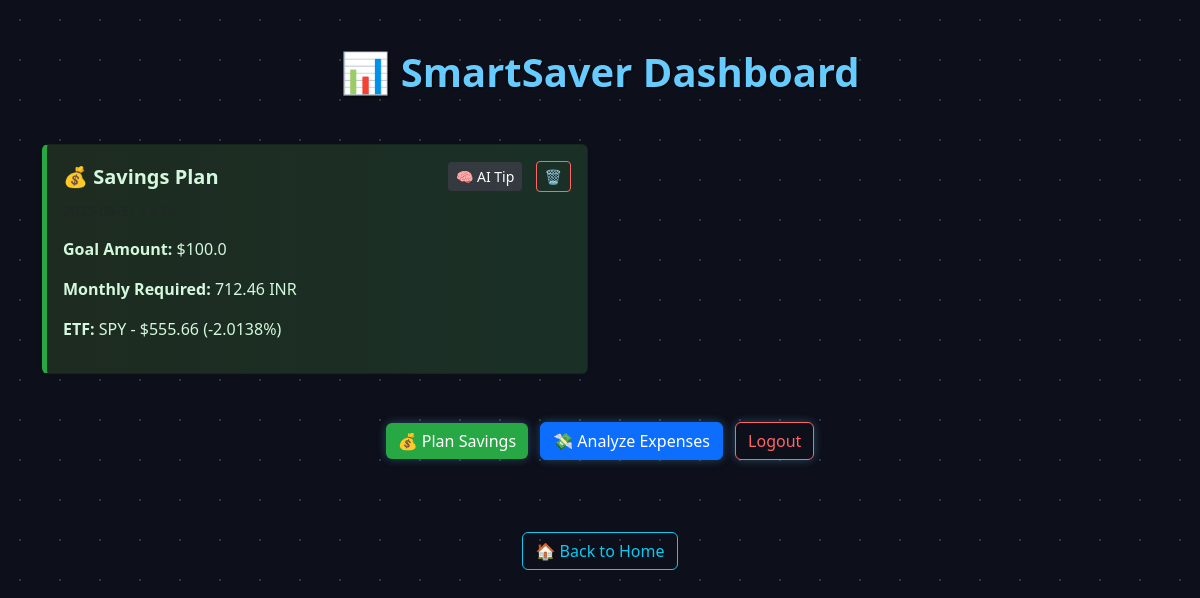
The page /dashboard/ (signed in) on the database its author committed.
### expenses/models.py (models this page shows, shortened)
class SavingsPlan(models.Model):
    user = models.ForeignKey(User, on_delete=models.CASCADE)
    goal_amount = models.FloatField()
    current_savings = models.FloatField()
    goal_date = models.DateField()
    monthly_savings_required = models.FloatField()
    converted_currency = models.CharField(max_length=10, default='USD')
    monthly_savings_converted = models.FloatField(null=True, blank=True)
    etf_symbol = models.CharField(max_length=20, blank=True)
    etf_price = models.FloatField(null=True, blank=True)
    etf_change = models.FloatField(null=True, blank=True)
    email_status = models.CharField(max_length=100, blank=True)
    created_at = models.DateTimeField(auto_now_add=True)

### expenses/views.py (the view)
# urls.py: path('dashboard/', user_dashboard_view, name='dashboard'),
@login_required
def user_dashboard_view(request):
    savings = SavingsPlan.objects.filter(user=request.user).order_by("-created_at")
    expenses = ExpenseAnalysis.objects.filter(user=request.user).order_by("-created_at")
    return render(request, "dashboard.html", {"savings": savings, "expenses": expenses})

### expenses/templates/dashboard.html (shortened to what this page needs)
<!DOCTYPE html>
<html lang="en">
<head>
  <link href="https://cdn.jsdelivr.net/npm/bootstrap@5.3.0/dist/css/bootstrap.min.css" rel="stylesheet">
  <link href="/static/css/savings_goal.css" rel="stylesheet">
  <link href="https://cdnjs.cloudflare.com/ajax/libs/animate.css/4.1.1/animate.min.css" rel="stylesheet">
</head>
<body class="dark-body">
  <div class="container py-5">
    <div class="mb-5 text-center">
      <h1 class="dashboard-heading animate__animated animate__fadeInDown">📊 SmartSaver Dashboard</h1>
    </div>
    {% if savings or expenses %}
      <div class="row row-cols-1 row-cols-md-2 g-4">
        {% for entry in savings %}
          <div class="col animate__animated animate__fadeInLeft">
            <div class="card shadow-sm card-type-savings">
              <div class="card-body">
                <h5 class="card-title">
                  💰 Savings Plan
                  <form action="{% url 'delete_entry' %}" method="post" style="display:inline;">
                    <a href="{% url 'generate_ai_tip_entry' %}" class="btn btn-sm btn-secondary me-2">🧠 AI Tip</a>
                    <button type="submit" class="btn btn-sm btn-outline-danger">🗑️</button>
                  </form>
                </h5>
                <p class="card-text small text-muted">{{ entry.created_at|date:"Y-m-d H:i" }}</p>
                <p><strong>Goal Amount:</strong> ${{ entry.goal_amount }}</p>
                <p><strong>Monthly Required:</strong> {{ entry.monthly_savings_converted }} {{ entry.converted_currency }}</p>
                <p><strong>ETF:</strong> {{ entry.etf_symbol }} - ${{ entry.etf_price }} ({{ entry.etf_change }}%)</p>
              </div>
            </div>
          </div>
        {% endfor %}
      </div>
    {% else %}
      <div class="alert alert-info text-center mt-5">
        No activity yet. Start planning or analyzing!
      </div>
    {% endif %}
    <div class="mt-5 text-center">
      <a href="{% url 'savings_goal' %}" class="btn btn-success me-2 btn-glow">💰 Plan Savings</a>
      <a href="{% url 'analyze_expenses' %}" class="btn btn-primary me-2 btn-glow">💸 Analyze Expenses</a>
      <a href="{% url 'logout' %}" class="btn btn-outline-danger btn-glow">Logout</a>
    </div>
  </div>
<div class="text-center mt-4">
  <a href="{% url 'home' %}" class="btn btn-outline-info">
    🏠 Back to Home
  </a>
</div>
</body>
</html>

### expenses/static/css/savings_goal.css (style rules this page uses)
body.dark-body { background-color: #0d0f1a; background-image: radial-gradient(#2f354d 1.2px, transparent 1.2px), radial-gradient(#2f354d 1.2px, transparent 1.2px); background-size: 40px 40px; color: #fff; font-family: 'Segoe UI', sans-serif; min-height: 100vh; }
h1, h2, h3, h4, h5 { color: #66ccff; }
.btn-success { background-color: #28a745; border: none; }

### expenses/templates/dashboard.html (style rules this page uses)
.card-type-savings { border-left: 5px solid #28a745; background: linear-gradient(to right, #1e2b20, #1a3027); color: #d4f8dd; }
.dashboard-heading { font-weight: bold; color: #66ccff; text-shadow: 1px 1px 2px #000; }
.card-title { font-weight: 600; display: flex; align-items: center; justify-content: space-between; }
.btn-outline-danger { border-color: #ff6666; color: #ff6666; }
.btn-secondary { background-color: #343a40; border: none; }
.btn-glow { transition: all 0.3s ease; font-weight: 500; font-size: 1rem; box-shadow: 0 0 10px rgba(102, 204, 255, 0.3); }

### rows shown on the page
SavingsPlan: goal_amount "100.0", monthly_savings_converted "712.46", converted_currency "INR", etf_symbol "SPY", etf_price "555.66", etf_change "-2.0138"
